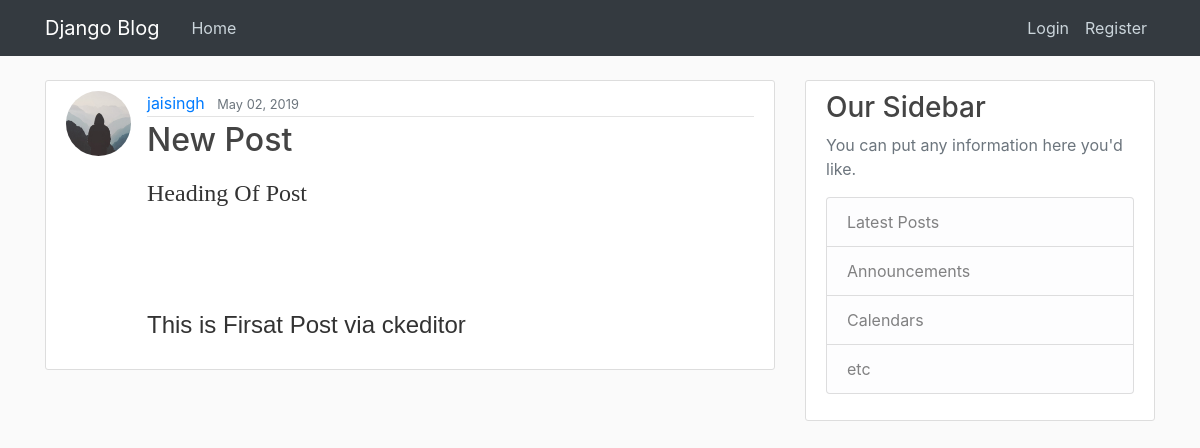
The app's page /post/2/ with its own data.
### blog/models.py (models this page shows, shortened)
class Post(models.Model):
    title = models.CharField(max_length=100)
    content = RichTextUploadingField()
    date_posted = models.DateTimeField(default=timezone.now)
    author = models.ForeignKey(User, on_delete=models.CASCADE)

### users/models.py (models this page shows, shortened)
class Profile(models.Model):
    user = models.OneToOneField(User, on_delete=models.CASCADE)
    image = models.ImageField(default='default.jpg', upload_to='profile_pics')

### blog/views.py (the view)
# urls.py: path('post/<int:pk>/', PostDetailView.as_view(), name='post-detail'),
class PostDetailView(DetailView):
    model = Post

### blog/templates/blog/post_detail.html (shortened to what this page needs)
{% extends "blog/base.html" %}
{% block content %}
  <article class="media content-section">
    <img class="rounded-circle article-img" src="{{ object.author.profile.image.url }}">
    <div class="media-body">
      <div class="article-metadata">
        <a class="mr-2" href="{% url 'user-posts' object.author.username %}">{{ object.author }}</a>
        <small class="text-muted">{{ object.date_posted|date:"F d, Y" }}</small>
      </div>
      <h2 class="article-title">{{ object.title }}</h2>
      <p class="article-content">{{ object.content|safe }}</p>
    </div>
  </article>
{% endblock content %}

### blog/static/blog/main.css (style rules this page uses)
body { background: #fafafa; color: #333333; margin-top: 5rem; }
h1, h2, h3, h4, h5, h6 { color: #444444; }
.content-section { background: #ffffff; padding: 10px 20px; border: 1px solid #dddddd; border-radius: 3px; margin-bottom: 20px; }
.article-title { color: #444444; }
.article-content { white-space: pre-line; }
.article-img { height: 65px; width: 65px; margin-right: 16px; }
.article-metadata { padding-bottom: 1px; margin-bottom: 4px; border-bottom: 1px solid #e3e3e3 }

### records on screen
Post: author.profile.image (placeholder picture), author "jaisingh", date_posted "May 02, 2019", title "New Post", content "Heading Of Post This is Firsat Post via ckeditor"
